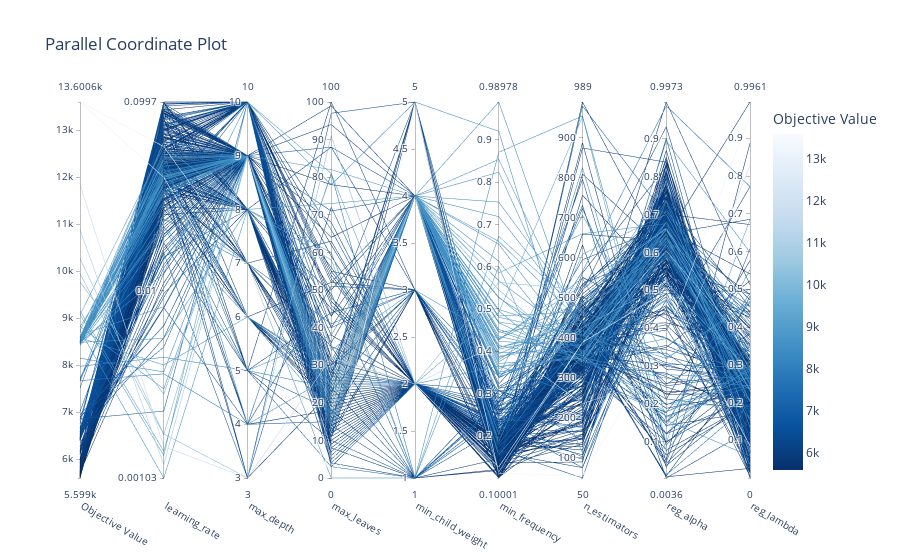

Write notebook code for a chart like this one.
### Code cell
plot_parallel_coordinate(study)

### Figure 1 — Plotly figure (JSON) as saved in the notebook; plotly's stock layout.template omitted (floating-point values rounded to 4 significant figures; data arrays with more than 128 entries replaced by an {"elided": "..."} marker saying what was removed)
{"data": [{"dimensions": [{"label": "Objective Value", "range": [5599.0, 13600.0], "values": {"elided": "416 float values"}}, {"label": "learning_rate", "range": [-2.989, -1.001], "ticktext": ["0.00103", "0.01", "0.0997"], "tickvals": [-2.989, -2, -1.001], "values": {"elided": "416 float values"}}, {"label": "max_depth", "range": [3, 10], "values": {"elided": "416 int values"}}, {"label": "max_leaves", "range": [0, 100], "values": {"elided": "416 int values"}}, {"label": "min_child_weight", "range": [1, 5], "values": {"elided": "416 int values"}}, {"label": "min_frequency", "range": [0.1, 0.9898], "values": {"elided": "416 float values"}}, {"label": "n_estimators", "range": [50, 989], "values": {"elided": "416 int values"}}, {"label": "reg_alpha", "range": [0.00357, 0.9973], "values": {"elided": "416 float values"}}, {"label": "reg_lambda", "range": [4.402e-06, 0.9961], "values": {"elided": "416 float values"}}], "labelangle": 30, "labelside": "bottom", "line": {"color": {"elided": "416 float values"}, "colorbar": {"title": {"text": "Objective Value"}}, "colorscale": [[0, "rgb(247,251,255)"], [0.125, "rgb(222,235,247)"], [0.25, "rgb(198,219,239)"], [0.375, "rgb(158,202,225)"], [0.5, "rgb(107,174,214)"], [0.625, "rgb(66,146,198)"], [0.75, "rgb(33,113,181)"], [0.875, "rgb(8,81,156)"], [1, "rgb(8,48,107)"]], "reversescale": true, "showscale": true}, "type": "parcoords"}], "layout": {"title": {"text": "Parallel Coordinate Plot"}}}
